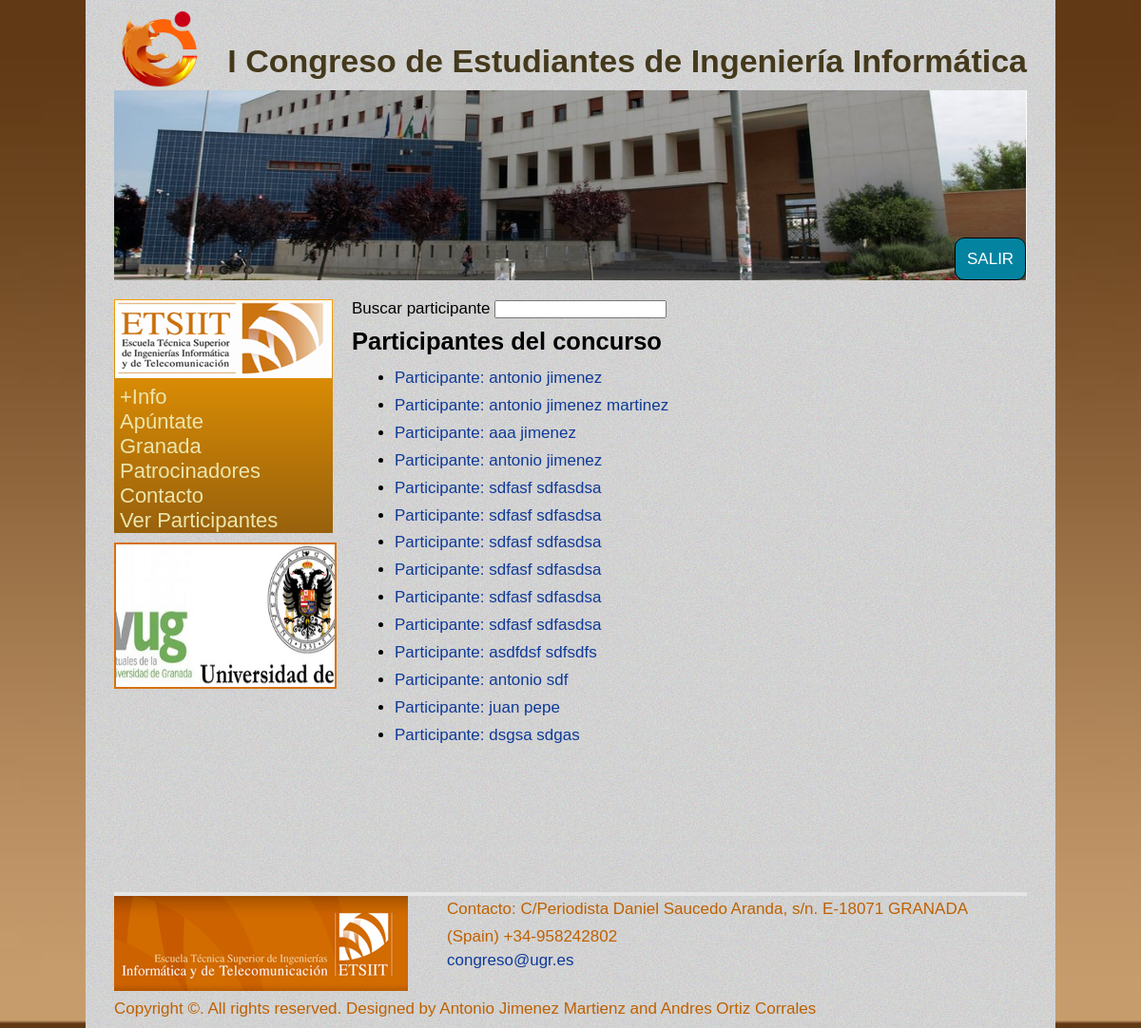
The page /index.php?page=participantes (signed in) on the database as committed earlier.
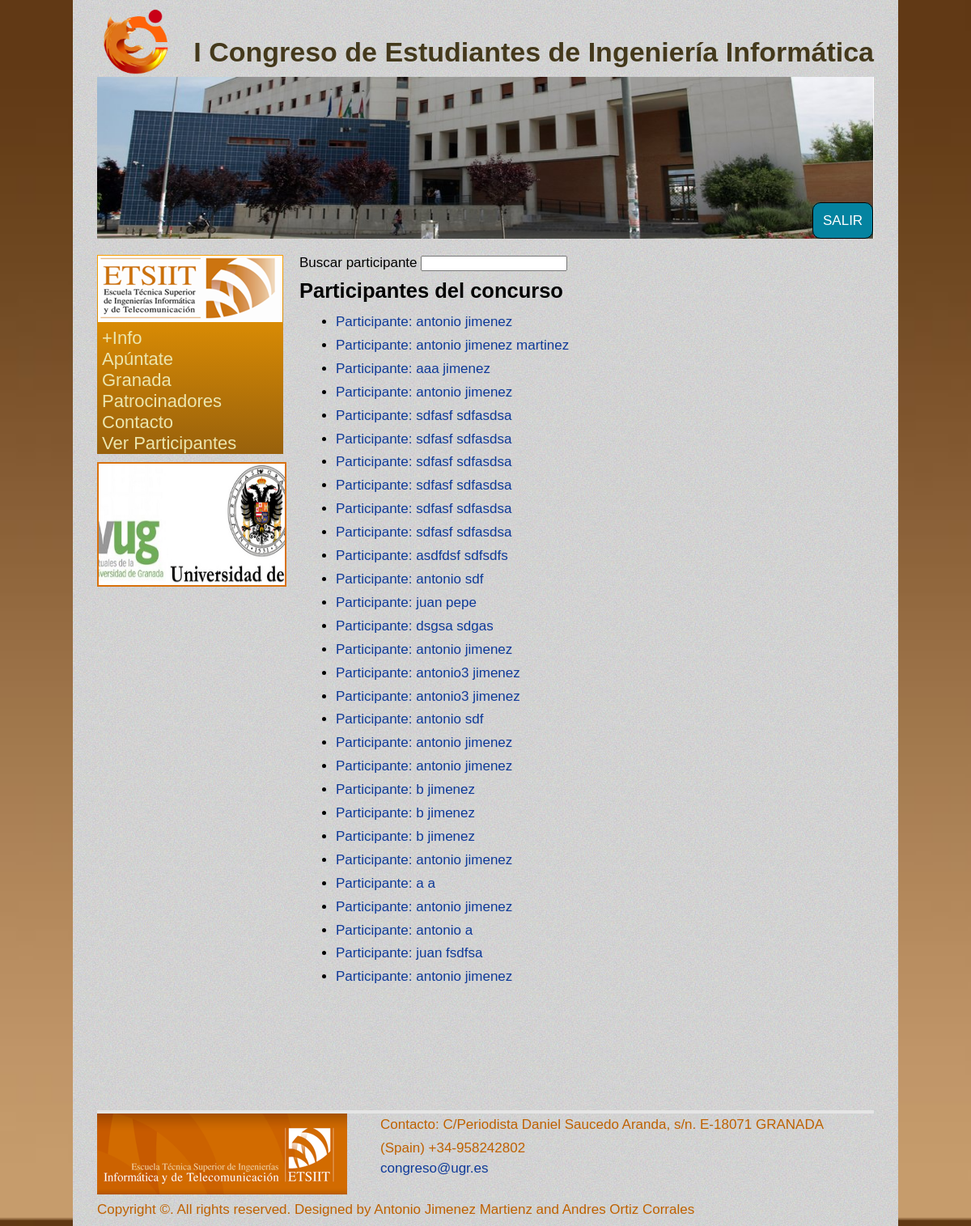
The same page on the database as committed later.
### tables this page shows
CREATE TABLE IF NOT EXISTS `Participante` (
  `id` int(10) unsigned NOT NULL AUTO_INCREMENT,
  `nombre` text NOT NULL,
  `nombreUsuario` varchar(512) NOT NULL,
  `apellido` text NOT NULL,
  `tipo` varchar(512) NOT NULL,
  PRIMARY KEY (`id`),
  KEY `tipo` (`tipo`),
  KEY `nombreUsuario` (`nombreUsuario`)
);

### php/includes/dbhandler.php (called while the page is built, shortened)
<?php
class db_handler{
    private $servername;
    private $username;
    private $pass;
    private $dbname;
    private $connection;
    public function __construct($servernameaux,$dbnameaux){
        $this->servername=$servernameaux;
        $this->username="antonio";
        $this->pass="";
        $this->dbname=$dbnameaux;
    }
    public function connect(){
        $this->connection=new mysqli($this->servername,$this->username,$this->pass,$this->dbname);
    }
    public function query($sqlquery){
        $res=$this->connection->query($sqlquery);
        return $res;
    }
}
?>

### php/participantes.php (the view, shortened to what this page needs)
<?php
function mostrarParticipantes(){
    $dbhandler = new db_handler("localhost","congreso");
    $dbhandler->connect();
    $table=$dbhandler->query("SELECT * FROM Participante");
    echo "<div class=\"lista_particiapantes\">";
    if ($table->num_rows > 0) {
        echo "<ul>";
        while($row = $table->fetch_assoc()) {
            echo "<li><a href=\"./index.php?page=participantes&id=".$row["id"]."\"> <p>Participante: ". $row["nombre"]." ". $row["apellido"]."</p></a></li>";
        }
        echo "</ul>";
    } else {
        echo "no existen participantes";
    }
    echo "</div>";
}
echo "<div>";
    echo "Buscar participante <input type=\"text\" id=\"buscador\" name=\"buscador\" onkeyup=\"buscar_participante_ajax()\" required />";
    echo "<h2> Participantes del concurso</h4>";
    echo "<div id=\"buscador_participantes\">";
        if(!isset($_GET['id']) || empty($_GET['id'])){
            mostrarParticipantes();
        }
        else{
            mostrarDatosParticipante($_GET['id']);
        }
    echo "</div>";
echo "</div>";
?>

### index.php (shortened to what this page needs)
<!DOCTYPE html>
<html>
<head>
	<link href="css/styles.css" rel="stylesheet" type="text/css"/>
	<?php
	require "php/includes/dbhandler.php";
	if(!isset($_GET['page']) || empty($_GET['page'])){
		$current_page="home";
	}
	else{
		$current_page=$_GET['page'];
	}
	?>
</head>
<body>
<div class="containerSuperior">
	<div class="container">
	<?php include './php/header.php'; ?>
	<section>
		<div>
			<?php include './php/lmenu.php'; ?>
			<div class="mainContent" >
				<?php
				require './php/'. $current_page . '.php';
				?>
			</div>
		</div>
	</section>
	<?php include './php/footer.php'; ?>
	</div>
</div>
</body>
</html>

### php/header.php (shortened to what this page needs)
<?php
echo "<header>";
    echo "<div class=\"headderizq\">";
        echo "<div class=\"headder\">";
            echo "<h1>I Congreso de Estudiantes de Ingeniería Informática</h1>";
        echo "</div>";
        echo "<div class=\"headleft\">";
            echo "<a href=\"./index.php?page=home\"><img src=\"images/logo/logo_web.png\"  alt=\"logo_web\" title=\"logo_web\" width=\"100px\" height=\"100px\"></a>";
        echo "</div>";
    echo "</div>";
    echo "<div>";
            if(!isset($_SESSION['user'])){
                echo "<div class = \"sesion\">";
                    echo "<a href=\"index.php?page=registro\"><li id=\"boton_registro\">¡REGISTRATE!</li></a>";
                    echo "<form class = \"barra_sesion\" method=\"post\" action=\"index.php\">";
                        echo "<input type =\"text\" id=\"texto\" name=\"user\" size =\"13\" placeholder=\"Usuario\" required>";
                        echo "<input type=\"password\" id=\"texto\" name=\"pass\" size =\"13\" placeholder=\"Contraseña\" required>";
                        echo "<input type=\"submit\" id=\"submit\" value=\"Acceder\">";
                    echo "</form>";
                echo "</div> ";
           }
            else{
                echo "<div class = \"sesion2\">";
                    echo "<a href=\"index.php?salir\"><li id=\"boton_salir\" >    SALIR    </li></a>";
                echo "</div> ";
            }
        echo "<img class=\"imagnePortada\" src=\"images/img2.jpg\" alt=\"imagen_etsiit\" title=\"imagen_etsiit\" width=\"960px\" height=\"200px\">";
    echo "</div>";
echo "</header>";
?>

### php/lmenu.php (shortened to what this page needs)
<div class="MenuIzquierda" >
    <nav class="LMenu">
    <a href="./index.php?page=home"><img src="images/logo/etsiit_logo.png" title="icono" alt="icono" width="230"></a>
        <ul class="MenuLateral" >
        <li onClick="switch_section(1)" ><a href="#">+Info</a></li>
        <li><a href="./index.php?page=apuntate">Apúntate</a></li>
        <li onClick="switch_section(2)"><a href="#">Granada</a></li>
        <li><a href="./index.php?page=patrocinadores">Patrocinadores</a></li>
        <li ><a href="./index.php?page=contacto">Contacto</a></li>
        <?php
        if(isset($_SESSION['rol']) ){
    			if($_SESSION['rol']=="admin"){
                    echo "<li ><a href=\"./index.php?page=participantes\">Ver Participantes</a></li>";
                }
    	}
        ?>
        </ul>
    </nav>
    <div id="slider">
        <div id="slidesContainer">
            <div class="slide"><a href="http://cevug.ugr.es/"><img onload="rotar()" src="images/patrocinador/cevug.png" alt="cebug" title="cebug" width="230px"height="150"></a></div>
            <div class="slide"><a href="http://www.ugr.es/"><img src="images/patrocinador/ugr.png" alt="ugr" title="ugr" width="230px"height="150"></a></div>
        </div>
    </div>
</div>

### php/footer.php
<footer>
        <div class="footerContainerInterior" >
            <div class="footerContainerizq">
                <img  src="images/logo/logo_etsiit.png"  title="logo_etsiit" alt="logo_etsiit">
            </div>
            <div class="footerContainerder">
                <p >Contacto: C/Periodista Daniel Saucedo Aranda, s/n. E-18071 GRANADA (Spain) +34-958242802</p>
                <a href="congreso@ugr.es">congreso@ugr.es </a>
            </div>
        </div>
        <div >
            <p> Copyright ©. All rights reserved. Designed by Antonio Jimenez Martienz and Andres Ortiz Corrales</p>
        </div>
</footer>

### css/styles.css (style rules this page uses)
* { margin:0; padding:0; }
body { font-family: Arial, Helvetica, sans-serif; font-size: 17px; background: url(../images/backgroundbrown.jpg); background-size: 100% 100%; color: #44391C; }
p { line-height:170%; }
a { color:#ECE6AE; text-decoration:none; }
h1,h2 { padding: 10px 0px 10px 0px; }
.headder { margin: 30px 0 0 0; float: right; }
.headderizq { height: 90px; }
.containerSuperior { margin: 0 auto; width: 1020px; background: url(../images/contentBackground.jpg) repeat; }
.container { padding: 5px; width: 960px; margin: 0 auto; }
section { margin: 15px 0 0 0; }
.MenuIzquierda { width: 230px; float: left; position: relative; }
.LMenu { font-size: 22px; background: -webkit-linear-gradient(rgb(249, 160, 0), rgb(152, 97, 12)); background: -o-linear-gradient(rgb(249, 160, 0), rgb(152, 97, 12)); background: -moz-linear-gradient(rgb(249, 160, 0),rgb(152, 97, 12)); background: linear-gradient(rgb(249, 160, 0), rgb(152, 97, 12)); }
.MenuLateral { list-style-type: none; text-indent: 6px; }
.slide { width: 230px; height: 150px; float: left; }
#slider { width: 230px; height: 150px; overflow: hidden; position: relative; margin: 10px 0 0 0; border: 2px solid rgb(216, 112, 11); }
.mainContent { width: 710px; margin-left: 250px; color: #020202; }
.mainContent a { color: #0F3A98; }
footer { border-top: 4px solid #E5E5E5; width: 960px; margin: 150px 0px 0px 0px; color: #be6100; }
.footerContainerInterior { height: 105px }
.footerContainerizq { width: 350px; float: left; }
.footerContainerder { width: 600px; margin-left: 350px; }
.footerContainerder a { color: #0F3A98; }
#boton_salir { background-color: #0483a0; color: white; }
.imagnePortada { z-index: -1; }
.sesion2 { position:absolute; padding: 156px 0px 0px 882px; }
.sesion2 a { float:right; margin-top: 12px; margin-left:2px; }
.sesion2 li { display: inline; border: 1px solid black; border-radius: 10px; padding: 12px 12px 12px 12px; }
.lista_particiapantes { list-style-type:circle; padding-left: 45px; }

Rows that differ between the two databases and show on the page:
added participante: nombre "antonio", apellido "jimenez"
added participante: nombre "antonio3", apellido "jimenez"
added participante: nombre "antonio3", apellido "jimenez"
added participante: nombre "antonio", apellido "sdf"
added participante: nombre "antonio", apellido "jimenez"
added participante: nombre "antonio", apellido "jimenez"
added participante: nombre "b", apellido "jimenez"
added participante: nombre "b", apellido "jimenez"
added participante: nombre "b", apellido "jimenez"
added participante: nombre "antonio", apellido "jimenez"
added participante: nombre "a", apellido "a"
added participante: nombre "antonio", apellido "jimenez"
added participante: nombre "antonio", apellido "a"
added participante: nombre "juan", apellido "fsdfsa"
added participante: nombre "antonio", apellido "jimenez"
